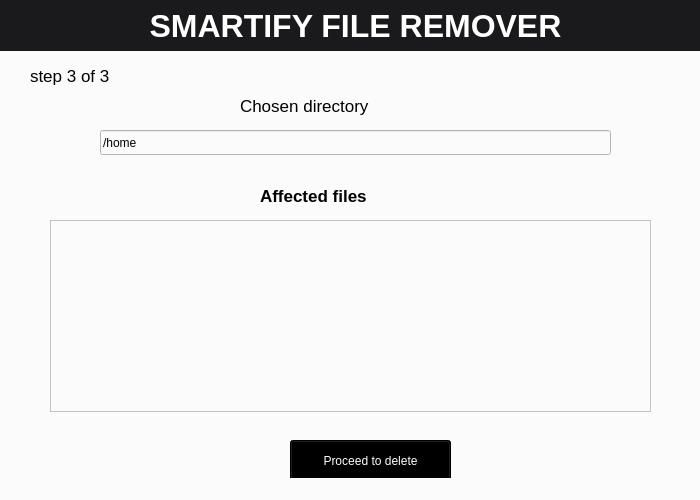
<?xml version="1.0" encoding="UTF-8"?>
<ui version="4.0">
 <class>DeleteFiles</class>
 <widget class="QMainWindow" name="DeleteFiles">
  <property name="geometry">
   <rect>
    <x>0</x>
    <y>0</y>
    <width>700</width>
    <height>500</height>
   </rect>
  </property>
  <property name="minimumSize">
   <size>
    <width>700</width>
    <height>500</height>
   </size>
  </property>
  <property name="maximumSize">
   <size>
    <width>700</width>
    <height>500</height>
   </size>
  </property>
  <property name="windowTitle">
   <string>Delete FIles</string>
  </property>
  <property name="styleSheet">
   <string notr="true">background-color: #fbfbfc;</string>
  </property>
  <widget class="QWidget" name="centralwidget">
   <widget class="QListWidget" name="affectedFiles">
    <property name="geometry">
     <rect>
      <x>50</x>
      <y>220</y>
      <width>601</width>
      <height>192</height>
     </rect>
    </property>
    <property name="selectionMode">
     <enum>QAbstractItemView::MultiSelection</enum>
    </property>
   </widget>
   <widget class="QLabel" name="label_4">
    <property name="geometry">
     <rect>
      <x>260</x>
      <y>180</y>
      <width>171</width>
      <height>31</height>
     </rect>
    </property>
    <property name="font">
     <font>
      <pointsize>13</pointsize>
      <weight>75</weight>
      <bold>true</bold>
     </font>
    </property>
    <property name="text">
     <string>Affected files</string>
    </property>
   </widget>
   <widget class="QLabel" name="label_2">
    <property name="geometry">
     <rect>
      <x>30</x>
      <y>60</y>
      <width>111</width>
      <height>31</height>
     </rect>
    </property>
    <property name="font">
     <font>
      <family>Ubuntu</family>
      <pointsize>13</pointsize>
     </font>
    </property>
    <property name="text">
     <string>step 3 of 3</string>
    </property>
   </widget>
   <widget class="QLineEdit" name="dirName">
    <property name="enabled">
     <bool>false</bool>
    </property>
    <property name="geometry">
     <rect>
      <x>100</x>
      <y>130</y>
      <width>511</width>
      <height>25</height>
     </rect>
    </property>
    <property name="styleSheet">
     <string notr="true">color: #000000;</string>
    </property>
    <property name="text">
     <string>/home</string>
    </property>
    <property name="clearButtonEnabled">
     <bool>false</bool>
    </property>
   </widget>
   <widget class="QLabel" name="label_3">
    <property name="geometry">
     <rect>
      <x>240</x>
      <y>90</y>
      <width>151</width>
      <height>31</height>
     </rect>
    </property>
    <property name="font">
     <font>
      <pointsize>13</pointsize>
     </font>
    </property>
    <property name="text">
     <string>Chosen directory</string>
    </property>
   </widget>
   <widget class="QLabel" name="label">
    <property name="geometry">
     <rect>
      <x>-10</x>
      <y>0</y>
      <width>731</width>
      <height>51</height>
     </rect>
    </property>
    <property name="font">
     <font>
      <family>Ubuntu</family>
      <pointsize>24</pointsize>
      <weight>75</weight>
      <bold>true</bold>
     </font>
    </property>
    <property name="styleSheet">
     <string notr="true">background-color: #1a1a1d;
color: #ffffff;</string>
    </property>
    <property name="text">
     <string>SMARTIFY FILE REMOVER</string>
    </property>
    <property name="alignment">
     <set>Qt::AlignCenter</set>
    </property>
   </widget>
   <widget class="QPushButton" name="nextButton">
    <property name="geometry">
     <rect>
      <x>290</x>
      <y>440</y>
      <width>161</width>
      <height>41</height>
     </rect>
    </property>
    <property name="styleSheet">
     <string notr="true">background-color: #000000;

color: #ffffff;</string>
    </property>
    <property name="text">
     <string>Proceed to delete</string>
    </property>
   </widget>
  </widget>
  <widget class="QStatusBar" name="statusbar"/>
 </widget>
 <resources/>
 <connections/>
</ui>
